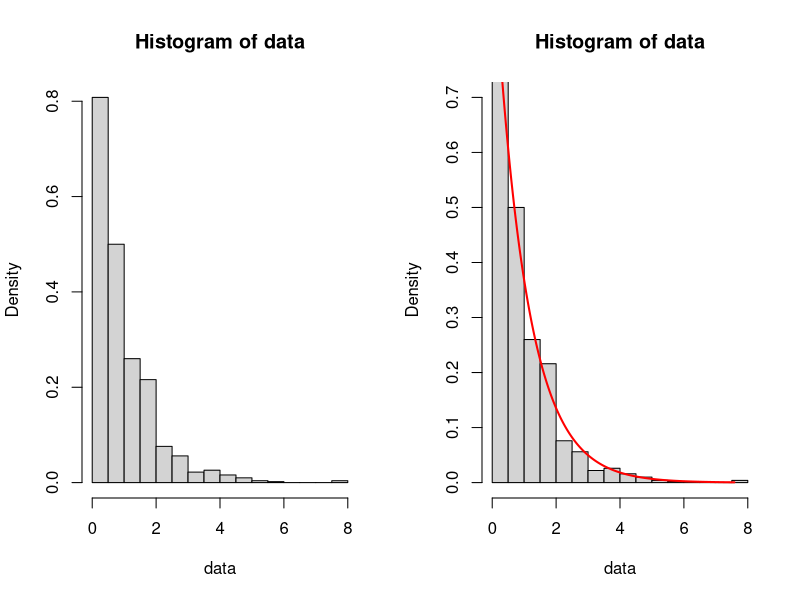
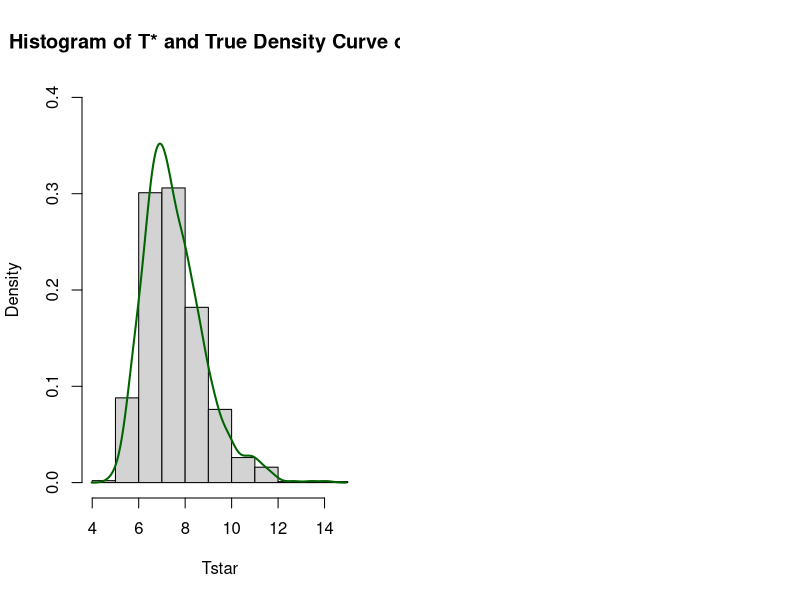

Reproduce these figures in R, in order.

N = 1000 # sample size
data <- numeric(N)

for (i in 1:N) {
  data[i] = rexp(1); # standard exponential distribution
}

data # the data are random sample from sed

par(mfrow=c(1,2))
hist(data, prob = T)
hist(data, prob = T, ylim = c(0,0.7))

x = seq(0,max(data),length=1000) ; x 
lines(x,dexp(x), type="l",col="red",lwd=2)

# as test statistics the maximum of the sample is used.
t = max(data) ; t # 7.323548

B = 1000
Tstar = numeric(B) ; Tstar
n = length(data)

for (i in 1:B) {
  Xstar = rexp(n,1) ; Tstar[i] = max(Xstar)
}

hist(Tstar,prob=T, ylim = c(0,0.4), main = "Histogram of T* and True Density Curve of T")
lines(density(Tstar),type = "l",col="darkgreen",lwd=2)

# p-value in Bootstrap
pL <- sum(Tstar < t)/ B ;
pR <- sum(Tstar > t)/B ;
p <- 2*min(pL,pR);
pL ; pR ; p 

# The p-value is 0.99. It is recommended to repeat a bootstrap test a few times
# to see if p-value is stable.
